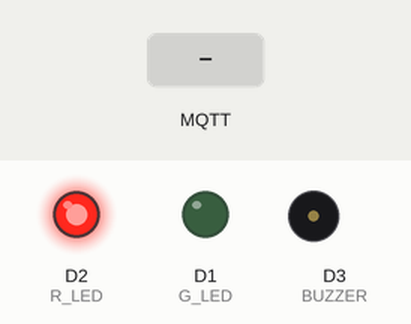
A sketch run on a simulated ESP8266 (NodeMCU). Shown: output pins drawn as LEDs (lit = HIGH), buzzer (waves = sounding). Inputs (shaded band) come from the test bench. WiFi joins after 1.5 s; servers stay silent unless stated; no MQTT or app messages arrive unless stated; what the sketch prints to the serial monitor is not drawn.

Above: at 2.7 s.
2.8 s: MQTT message "on" arrives on the first subscribed topic
At 3.3 s:
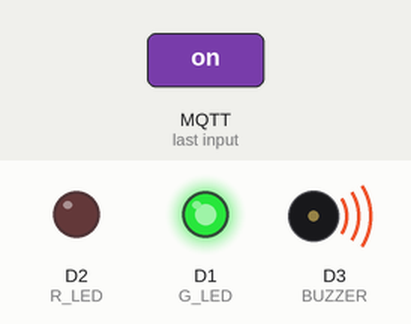
7.3 s: MQTT message "1" arrives on the first subscribed topic
At 10.16 s:
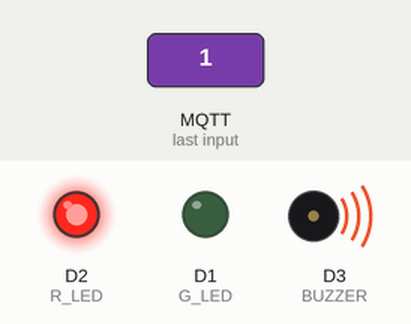
10.3 s: MQTT message "2" arrives on the first subscribed topic
At 11.3 s:
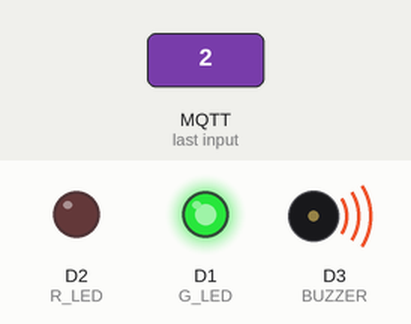
Timing chart, 0 to 14.3 s (numbered marks = the images above; inputs shaded):
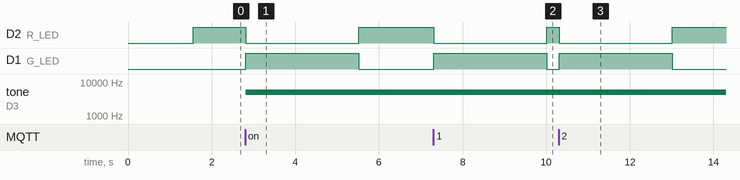

Measured:
- after the input at 2.8 s, D2 (R_LED): HIGH → LOW at once, → HIGH 2.7 s later; D1 (G_LED): LOW → HIGH at once, → LOW 2.7 s later; tone on D3 (BUZZER): silent → 5000 Hz at once
- after the input at 7.3 s, D2 (R_LED): HIGH → LOW at once, → HIGH 2.7 s later; D1 (G_LED): LOW → HIGH at once, → LOW 2.7 s later
- after the input at 10.3 s, D2 (R_LED): HIGH → LOW at once, → HIGH 2.7 s later; D1 (G_LED): LOW → HIGH at once, → LOW 2.7 s later

The sketch:

ControlDeAforoNodeMCU.ino
```cpp
#include <ESP8266WiFi.h>

#include <SPI.h>
#include <MFRC522.h>

#include <PubSubClient.h>

#define RST_PIN D0
#define SS_PIN D8

MFRC522 reader(SS_PIN, RST_PIN);
MFRC522::MIFARE_Key key;

// REGION: Wireless config
const char* ssid ="NOMBREWIFI";
const char* password="CONTRASEÑA";
const char* namehost="NODE1";

//REGION: mqtt
const char* mqttServer = "192.168.1.166";
const int mqttPort = 1883;
#define pub_topic "Oficina1/entrada"
#define sub_topic "Oficina1/alerta"

WiFiClient espClient;
PubSubClient client(espClient);

//leds
#define G_LED D1
#define R_LED D2

//buzzer
#define BUZZER D3

void setup() {
  initSerial();
  initWifi();
  client.setServer(mqttServer,mqttPort);
  client.setCallback(callback);
  pinMode(G_LED, OUTPUT);
  pinMode(R_LED, OUTPUT);
  pinMode(BUZZER, OUTPUT);

  SPI.begin();

  reader.PCD_Init();
  // Just wait some seconds...
  delay(4);
  // Prepare the security key for the read and write functions.
  // Normally it is 0xFFFFFFFFFFFF
  // Note: 6 comes from MF_KEY_SIZE in MFRC522.h
  for (byte i = 0; i < 6; i++)
  {
    key.keyByte[i] = 0xFF; //keyByte is defined in the "MIFARE_Key" 'struct' definition in the .h file of the library
  }
  Serial.println("Ready!");
  digitalWrite(R_LED, HIGH);
}

void loop()
{
  if (!client.connected()) {
    reconnectMQTT();
  }
  client.loop();

  // Reset the loop if no new card present on the sensor/reader. This saves the entire process when idle.
  if (!reader.PICC_IsNewCardPresent())
  {
    return;
  }

  // Select one of the cards. This returns false if read is not successful; and if that happens, we stop the code
  if (!reader.PICC_ReadCardSerial())
  {
    return;
  }

  // At this point, the serial can be read. We transform from byte to hex

  String serial = "";
  for (int x = 0; x < reader.uid.size; x++)
  {
    // If it is less than 10, we add zero
    if (reader.uid.uidByte[x] < 0x10)
    {
      serial += "0";
    }
    // Transform the byte to hex
    serial += String(reader.uid.uidByte[x], HEX);
    // Add a hypen
    if (x + 1 != reader.uid.size)
    {
      serial += " ";
    }
  }
  // Transform to uppercase
  serial.toUpperCase();

  Serial.println("Read serial is: " + serial);
  char buf[12];
  serial.toCharArray(buf,12);
  client.publish(pub_topic, buf);

  // Halt PICC
  reader.PICC_HaltA();
  // Stop encryption on PCD
  reader.PCD_StopCrypto1();
}

void initWifi() {
  Serial.println();
  Serial.print("Wifi connecting to ");
  Serial.println(ssid);

  WiFi.hostname(namehost);
  WiFi.begin(ssid,password);
  Serial.println();
  Serial.print("Connecting");

  while(WiFi.status() != WL_CONNECTED){
      delay(500);
      Serial.print(".");
  }
  Serial.println("Wifi Connected Success!!");
  Serial.print("NodeMCU IP Adress: ");
  Serial.println(WiFi.localIP());

}

void reconnectMQTT(){
  while(!client.connected()) {
    Serial.println("Intentando conectarse a MQTT");
    if (client.connect("NodeMCUAforo")){
      Serial.println("Connected");
      client.subscribe(sub_topic);
    } else {
        Serial.println("Failed");
        Serial.println(client.state());
        delay(1000);
      }
  }
}

void callback(char* topic, byte* payload, unsigned int length) {
  for (int i = 0; i < length; i++) {
    Serial.print((char)payload[i]);
  }
  Serial.println();
  if ((char)payload[0] == '0') {
      errorTone();
  } else {
      digitalWrite(R_LED, LOW);
      digitalWrite(G_LED, HIGH);
      successTone();
      delay(2000);
      digitalWrite(G_LED, LOW);
      digitalWrite(R_LED, HIGH);
    }
}

void initSerial() {
  Serial.begin(115200);
  Serial.setTimeout(5000);
  // Initializing serial port
  while(!Serial) { }
  //Mensaje de bienvenida
  Serial.println("Booting ...... \n");
  Serial.println("\tDevice running");
}

void successTone() {

  tone(BUZZER,5000);
  delay(300);
  noTone(BUZZER);
  delay(100);
  tone(BUZZER,5000);
  delay(300);
  noTone(BUZZER);
}

void errorTone() {
  tone(BUZZER, 4000);
  delay(1000);
  noTone(BUZZER);
}
```
